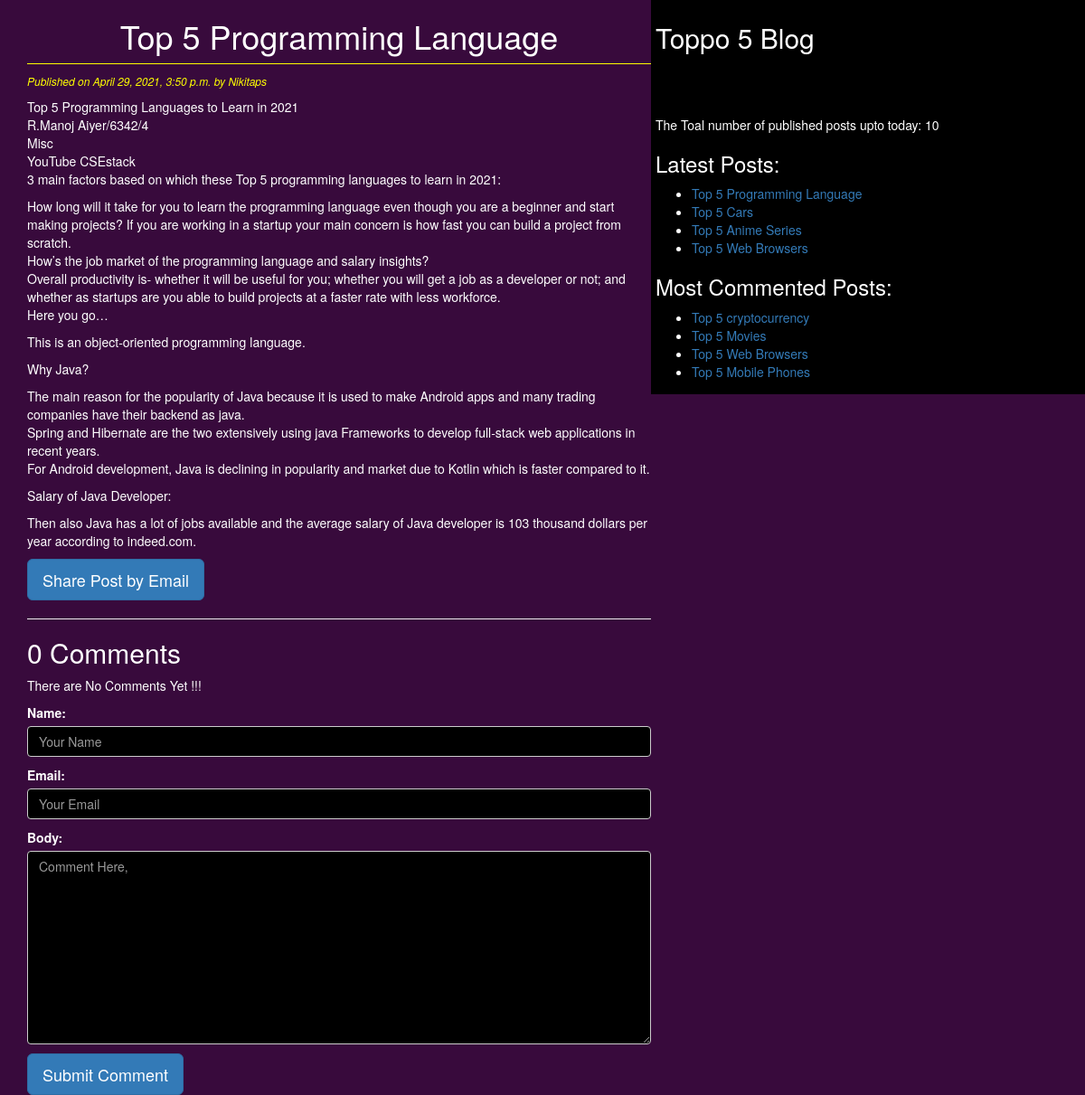
Page /2021/04/29/top-5-programming-language/ on the committed database.
### blog/models.py (models this page shows, shortened)
class Post(models.Model):
    title = models.CharField(max_length=264)
    slug = models.SlugField(max_length=264,unique_for_date='publish')  # unique_for_date is used to to make each slug unique
    author = models.ForeignKey(User,related_name='blog_posts',on_delete=models.CASCADE) # on_delete is important parameter
    body = models.TextField()
    publish = models.DateTimeField(default=timezone.now)
    created = models.DateTimeField(auto_now_add=True)
    updated = models.DateTimeField(auto_now=True)
    STATUS_CHOICES = (('draft','Draft'),('published','Published'))
    status = models.CharField(max_length=10,choices=STATUS_CHOICES,default='draft')
    objects = CustomManager()  # calling our custom Manager
    tags = TaggableManager()
    class Meta:
        ordering = ('-publish',)
    def get_absolute_url(self):
        return reverse('post_detail',args=[self.publish.year,self.publish.strftime('%m'),self.publish.strftime('%d'),self.slug])

### blog/views.py (the view, shortened to what this page needs)
# urls.py: path('<int:year>/<int:month>/<int:day>/<slug:slug>/', views.post_detail_view,name = 'post_detail'),
def post_detail_view(request,year,month,day,slug):
    post = get_object_or_404(Post,slug=slug,status='published',publish__year=year,publish__month=month,publish__day=day)
    comments = post.comments.filter(active=True)
    csubmit = False
    form = CommentForm()
    return render(request,'blog/post_detail.html',{'post':post,'form':form,'comment':comments,'csubmit':csubmit})

### blog/forms.py
class CommentForm(forms.ModelForm):
    class Meta:
        model = Comment
        fields = ('name','email','body')
        widgets = {
            'email': forms.EmailInput(attrs={
            'class': 'form-control',
            'style': 'background-color: black',
            'placeholder': 'Your Email',
            }),
            'name': forms.TextInput(attrs={
            'class': 'form-control',
            'style': 'background-color: black',
            'placeholder': 'Your Name'
            }),
            'body': forms.Textarea(attrs={
            'style': 'background-color: black',
            'class': 'form-control',
            'placeholder': 'Comment Here,'})
         }

### blog/models.py (called while the page is built)
    def get_queryset(self):
        return super().get_queryset().filter(status='published') # only published post should come in blog page

### blog/templatetags/blog_tags.py (called while the page is built)
@register.simple_tag
def total_posts():
    return Post.objects.count()

@register.inclusion_tag('blog/latest_posts123.html')
def show_latest_posts(count=4):
    latest_posts = Post.objects.order_by('-publish')[:count]
    return {'latest_posts':latest_posts}

@register.simple_tag
def get_most_commented_posts(count=4):
    return Post.objects.annotate(total_comments=Count('comments')).order_by('-total_comments')[:count]

### templates/blog/post_detail.html (shortened to what this page needs)
<!DOCTYPE html>
{%extends 'blog/base.html'%}
{%block content%}
<h1>{{post.title}}</h1>
<p id='date'>Published on {{post.publish}} by {{post.author|title}}</p>
{{post.body|linebreaks}}
<a href="/{{post.id}}/share" class = 'btn btn-lg btn-primary'>Share Post by Email</a>
<hr>
{%with comment.count as comments_count%}
<h2>{{comments_count}} Comment{{comments_count|pluralize}}</h2>
{% endwith %}
{%if comment%}
{%for comment in comment%}
<p id='ch'>comment {{forloop.counter}} by {{comment.name}} on {{comment.created}}</p>
<div class="cb">
  {{comment.body|linebreaks}}
</div>
<hr>
{%endfor%}
{%else%}
<p>There are No Comments Yet !!!</p>
{%endif%}
{%if csubmit%}
<h2>Your Comment Added Successfully</h2>
{%else%}
<form method="post">
  {{form.as_p}}
  <input type="submit" class='btn btn-lg btn-primary' value="Submit Comment">
</form>
{%endif%}
{%endblock%}

### templates/blog/base.html (shortened to what this page needs)
<!DOCTYPE html>
{%load blog_tags%}
{%load static%}
<html lang="en" dir="ltr">
  <head>
    <link rel = "stylesheet" href = "https://maxcdn.bootstrapcdn.com/bootstrap/3.3.6/css/bootstrap.min.css"/>
    <link rel="stylesheet" href="{%static 'css/blog1.css'%}">
  </head>
  <body>
    <div class="content">
      {%block content%}{%endblock%}
    </div>
    <div class="sidebar">
      <h2>Toppo 5 Blog</h2><br><br><br>
      <p>The Toal number of published posts upto today: {%total_posts%}</p>
      <h3>Latest Posts:</h3>{%show_latest_posts%}
      <h3>Most Commented Posts:</h3>
      {%get_most_commented_posts as most_commented_posts%}
      <ul>
        {%for post in most_commented_posts%}
        <li><a href="{{post.get_absolute_url}}">{{post.title}}</a></li>
        {%endfor%}
      </ul>
    </div>
  </body>
</html>

### templates/blog/latest_posts123.html
<ul>
  {%for post in latest_posts%}
  <li><a href="{{post.get_absolute_url}}">{{post.title}}</a></li>
  {%endfor%}
</ul>

### static/css/blog1.css (style rules this page uses)
.content { width: 60%; float: left; padding: 0 0 0 30px; background: #380A3C; color:white; }
.sidebar { width: 40%; float:right; padding: 5px; background: black; }
h1 { text-align:center; border-bottom: 1px solid yellow; padding-bottom: 10px; }
body { color: white; background: #380A3C; }
#date { color: yellow; font-size: 12px; font-style: italic; }

### rows in the picture
Post: title "Top 5 Programming Language", publish "April 29, 2021, 3:50 p.m.", author "Nikitaps", body "Top 5 Programming Languages to Learn in 2021 R.Manoj Aiyer/6342/4 Misc YouTube CSEstack 3 main factors based on which these Top 5 programming languages to learn in 2021: How long will it take for you to learn the programming language even though you are a beginner and start making projects? If you are working in a startup your main concern is how fast you can build a project from scratch. How’s the job market of the programming language and salary insights? Overall productivity is- whether it will be useful for you; whether you will get a job as a developer or not; and whether as startups are you able to build projects at a faster rate with less workforce. Here you go… This is an…"
Post: title "Top 5 Cars"
Post: title "Top 5 Anime Series"
Post: title "Top 5 Web Browsers"
Post: title "Top 5 cryptocurrency"
Post: title "Top 5 Movies"
Post: title "Top 5 Mobile Phones"

### other values in the picture
{{ comments_count }} "0"
